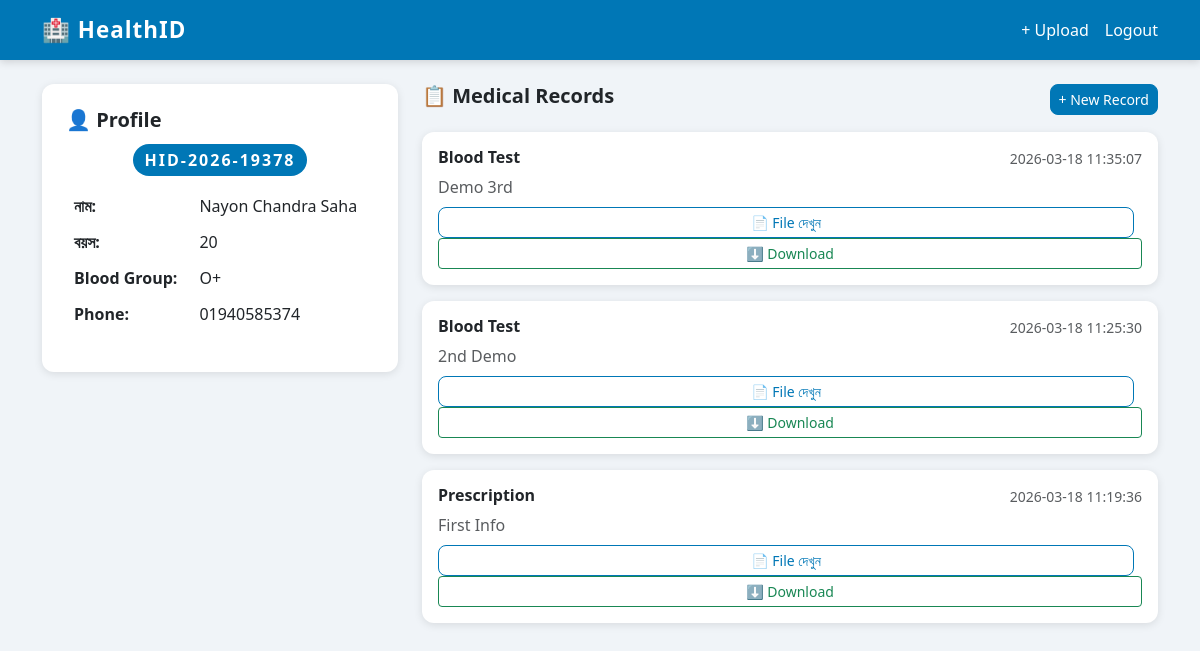
The page / (signed in) on the database its author committed.
### tables this page shows
CREATE TABLE users (
    id INTEGER PRIMARY KEY AUTOINCREMENT,
    health_id TEXT NOT NULL UNIQUE,
    name TEXT NOT NULL,
    username TEXT NOT NULL UNIQUE,
    password TEXT NOT NULL,
    blood_group TEXT,
    age INTEGER,
    phone TEXT
);

CREATE TABLE records (
    id INTEGER PRIMARY KEY AUTOINCREMENT,
    user_id INTEGER NOT NULL,
    title TEXT NOT NULL,
    description TEXT,
    file_path TEXT,
    uploaded_at DATETIME DEFAULT CURRENT_TIMESTAMP,
    FOREIGN KEY (user_id) REFERENCES users(id)
);

### app.py (the view)
@app.route("/")
def index():
    if "user_id" not in session:
        return render_template("home.html")
    db = get_db()
    user = db.execute("SELECT * FROM users WHERE id = ?", (session["user_id"],)).fetchone()
    records = db.execute("SELECT * FROM records WHERE user_id = ? ORDER BY uploaded_at DESC", (session["user_id"],)).fetchall()
    db.close()
    return render_template("index.html", user=user, records=records)

### app.py (called while the page is built)
def get_db():
    conn = sqlite3.connect("health.db")
    conn.row_factory = sqlite3.Row
    return conn

### templates/index.html (shortened to what this page needs)
{% extends "layout.html" %}
{% block content %}
<div class="row">
    <div class="col-md-4">
        <div class="card p-4 mb-4">
            <h5 class="fw-bold mb-3">👤 Profile</h5>
            <div class="text-center mb-3">
                <span class="health-id-badge fs-6">{{ user["health_id"] }}</span>
            </div>
            <table class="table table-borderless">
                <tr><td><strong>নাম:</strong></td><td>{{ user["name"] }}</td></tr>
                <tr><td><strong>বয়স:</strong></td><td>{{ user["age"] }}</td></tr>
                <tr><td><strong>Blood Group:</strong></td><td>{{ user["blood_group"] }}</td></tr>
                <tr><td><strong>Phone:</strong></td><td>{{ user["phone"] }}</td></tr>
            </table>
        </div>
    </div>
    <div class="col-md-8">
        <div class="d-flex justify-content-between align-items-center mb-3">
            <h5 class="fw-bold">📋 Medical Records</h5>
            <a href="/upload" class="btn btn-primary btn-sm">+ New Record</a>
        </div>
        {% if records %}
            {% for record in records %}
            <div class="card p-3 mb-3">
                <div class="d-flex justify-content-between">
                    <h6 class="fw-bold">{{ record["title"] }}</h6>
                    <small class="text-muted">{{ record["uploaded_at"] }}</small>
                </div>
                {% if record["description"] %}
                <p class="text-muted mb-2">{{ record["description"] }}</p>
                {% endif %}
                {% if record["file_path"] %}
                    <a href="/static/uploads/{{ record['file_path'] }}" target="_blank" class="btn btn-outline-primary btn-sm me-2">
                        📄 File দেখুন
                    </a>
                    <a href="/static/uploads/{{ record['file_path'] }}" download class="btn btn-outline-success btn-sm">
                        ⬇️ Download
                    </a>
                {% endif %}
            </div>
            {% endfor %}
        {% else %}
            <div class="card p-4 text-center text-muted">
                <p>এখনো কোনো record নেই। Upload করুন!</p>
                <a href="/upload" class="btn btn-primary">+ Upload করুন</a>
            </div>
        {% endif %}
    </div>
</div>
{% endblock %}

### templates/layout.html (shortened to what this page needs)
<!DOCTYPE html>
<html lang="en">
<head>
    <link href="https://cdn.jsdelivr.net/npm/bootstrap@5.3.0/dist/css/bootstrap.min.css" rel="stylesheet">
    <link rel="stylesheet" href="/static/styles.css">
</head>
<body>
    {% if session.user_id %}
<nav class="navbar navbar-expand-lg">
    <div class="container">
        <a class="navbar-brand fw-bold" href="/">🏥 HealthID</a>
        <div class="ms-auto d-flex align-items-center gap-3">
            {% if session.user_id %}
            <a class="nav-link" href="/upload">+ Upload</a>
            <a class="nav-link" href="/logout">Logout</a>
            {% endif %}
        </div>
    </div>
</nav>
    {% endif %}
    <div class="container mt-4">
        {% block content %}{% endblock %}
    </div>
</body>
</html>

### static/styles.css (style rules this page uses)
body { background-color: #f0f4f8; font-family: 'Segoe UI', sans-serif; }
.navbar { background-color: #0077b6 !important; box-shadow: 0 2px 8px rgba(0,0,0,0.15); }
.navbar-brand { font-size: 1.4rem; font-weight: 700; letter-spacing: 1px; }
.card { border: none; border-radius: 16px; box-shadow: 0 4px 12px rgba(0,0,0,0.08); transition: transform 0.2s; }
.health-id-badge { background-color: #0077b6; color: white; padding: 8px 16px; border-radius: 20px; font-weight: bold; font-size: 1.1rem; letter-spacing: 2px; }
.btn-primary { background-color: #0077b6; border-color: #0077b6; border-radius: 8px; }
.btn-outline-primary { color: #0077b6; border-color: #0077b6; border-radius: 8px; }
.table td { padding: 6px 8px; }

### templates/layout.html (style rules this page uses)
body { background-color: #f0f4f8; }
.navbar { background-color: #0077b6; }
.navbar-brand, .nav-link { color: white !important; }
.health-id-badge { background-color: #0077b6; color: white; padding: 5px 12px; border-radius: 20px; font-weight: bold; }
.card { border-radius: 12px; box-shadow: 0 2px 8px rgba(0,0,0,0.1); }

### rows shown on the page
users: health_id "HID-2026-19378", name "Nayon Chandra Saha", age "20", blood_group "O+", phone "01940585374"
records: title "Blood Test", uploaded_at "2026-03-18 11:35:07", description "Demo 3rd"
records: title "Blood Test", uploaded_at "2026-03-18 11:25:30", description "2nd Demo"
records: title "Prescription", uploaded_at "2026-03-18 11:19:36", description "First Info"
